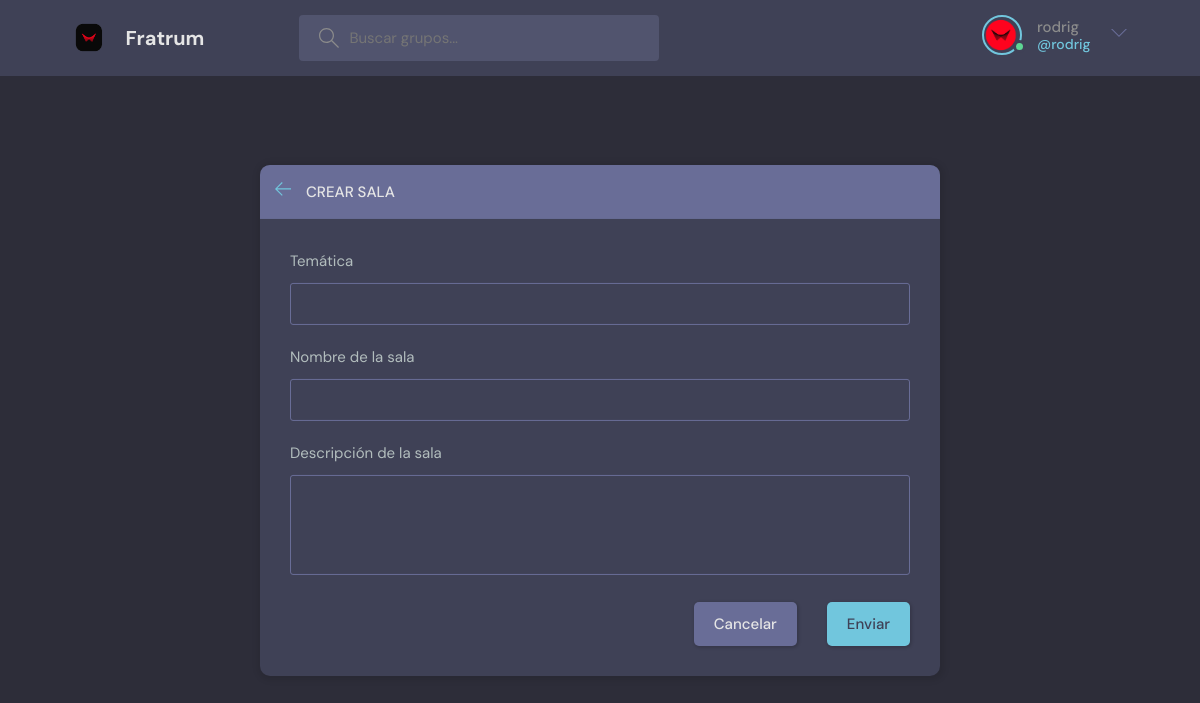
The page /create_room/ (signed in) on the database its author committed.
### core/models.py (models this page shows)
class User(AbstractUser):
    name = models.CharField(max_length=200, null=True, blank=True)
    email = models.EmailField(unique=True, null=True)
    bio = models.TextField(null=True)
    avatar = models.ImageField(null=True, default="avatar.svg")
    USERNAME_FIELD = 'email'
    REQUIRED_FIELDS = ['username']

### core/views.py (the view, shortened to what this page needs)
# urls.py: path('create_room/', views.create_room, name='create_room'),
@login_required(login_url='login_register')
def create_room(request):
    form = RoomForm()
    topics = Topic.objects.all()
    context = {'form': form, 'topics': topics}
    return render(request, 'base/room_form.html', context)

### core/forms.py
class RoomForm(ModelForm):  # FORM REGISTRO DE SALAS
    class Meta:
        model = Room
        fields = '__all__'
        exclude = ['host', 'members']

### core/templates/base/room_form.html (shortened to what this page needs)
{% extends 'main.html' %}
{% block content %}
  <main class="create-room layout">
    <div class="container">
      <div class="layout__box">
        <div class="layout__boxHeader">
          <div class="layout__boxTitle">
            <a href="{% url 'home' %}">
              <svg version="1.1" xmlns="http://www.w3.org/2000/svg" width="32" height="32" viewBox="0 0 32 32">
                <title>arrow-left</title>
                <path
                  d="M13.723 2.286l-13.723 13.714 13.719 13.714 1.616-1.611-10.96-10.96h27.625v-2.286h-27.625l10.965-10.965-1.616-1.607z">
                </path>
              </svg>
            </a>
            <h3>Crear sala</h3>
          </div>
        </div>
        <div class="layout__body">
          <form class="form" action="#" method="POST">
            <div class="form__group">
            <label for="room_topic">Temática</label>
            <input required type='text' value='{{room.topic}}' name='topic' list='topic-list'/>
            </div>
            <div class="form__group">
              <label for="room_name">Nombre de la sala</label>
              {{form.name}}
            </div>
             <div class="form__group">
              <label for="room_name">Descripción de la sala</label>
              {{form.description}}
            </div>
            <div class="form__action">
              <a class="btn btn--dark" href="{% url 'home' %}">Cancelar</a>
              <button class="btn btn--main" type="submit">Enviar</button>
            </div>
          </form>
        </div>
      </div>
    </div>
  </main>
{% endblock content %}

### templates/navbar.html (shortened to what this page needs)
{% load static %}
<header class="header header--loggedIn">
      <div class="container">
        <a href="{% url 'home' %}" class="header__logo">
          <img src="{% static 'images/logo2_noback.png' %}" />
          <h1>Fratrum</h1>
        </a>
        <form class="header__search" method='GET' action='{% url 'home' %}'>
          <label>
            <input name='q' placeholder="Buscar grupos..." />
          </label>
        </form>
        <nav class="header__menu">
        {% if request.user.is_authenticated %}
          <div class="header__user">
            <a href="{% url 'user_profile' user.id %}">
              <div class="avatar avatar--medium active">
                <img src="{{request.user.avatar.url}}" />
              </div>
              <p> {{user.username}} <span>@{{user.username}}</span></p>
            </a>
            <button class="dropdown-button">
              <svg version="1.1" xmlns="http://www.w3.org/2000/svg" width="32" height="32" viewBox="0 0 32 32">
                <title>chevron-down</title>
                <path d="M16 21l-13-13h-3l16 16 16-16h-3l-13 13z"></path>
              </svg>
            </button>
          </div>
        {% else %}
          <a href="{% url 'login_register' %}">
            <img src="{% static 'images/avatar.svg' %}" />
            <p>Iniciar sesión</p>
          </a>
        {% endif %}
        </nav>
      </div>
</header>

### rows shown on the page
User: user.avatar (picture), username "rodrig"
